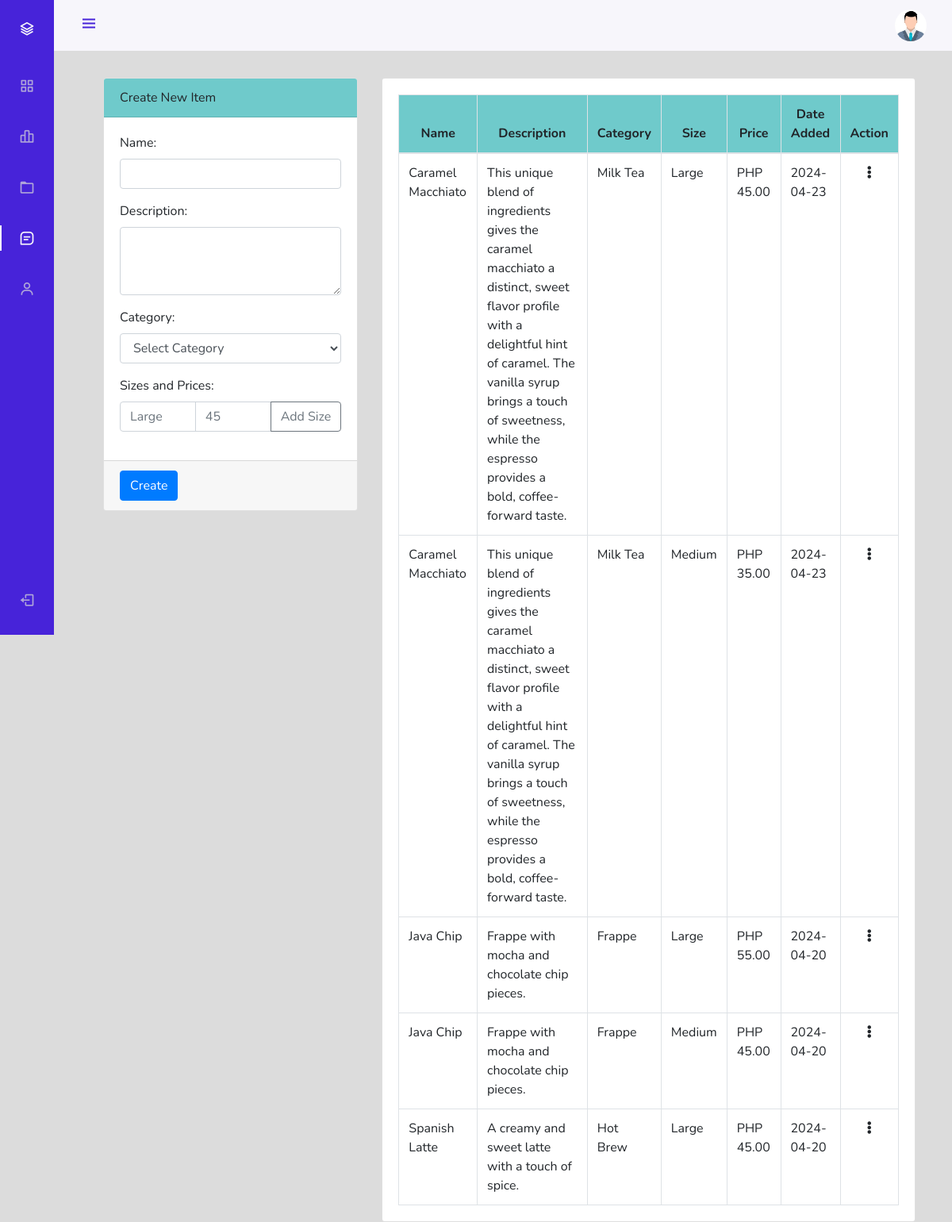
Screenshot of /admin/index.php?page=menuManage (signed in) with the database file from the repository.
### tables this page shows
CREATE TABLE `prod` (
  `prodId` int NOT NULL,
  `prodName` varchar(255) NOT NULL,
  `prodDesc` text NOT NULL,
  `prodCategoryId` int NOT NULL,
  `prodPubDate` datetime NOT NULL DEFAULT CURRENT_TIMESTAMP
);

CREATE TABLE `categories` (
  `categoryId` int NOT NULL,
  `categoryName` varchar(255) NOT NULL,
  `categoryDesc` text NOT NULL,
  `categoryCreateDate` datetime NOT NULL DEFAULT CURRENT_TIMESTAMP
);

CREATE TABLE `prod_sizes` (
  `prodId` int NOT NULL,
  `size` varchar(255) NOT NULL,
  `price` int NOT NULL
);

### admin/menuManage.php (the view, shortened to what this page needs)
<div class="container-fluid" style="margin-top:98px">
	<div class="col-lg-12">
		<div class="row">
			<div class="col-md-4">
				<form action="partials/_menuManage.php" method="post" enctype="multipart/form-data">
					<div class="card">
						<div class="card-header" style="background-color: rgb(111 202 203);">
							Create New Item
						</div>
						<div class="card-body">
							<div class="form-group">
								<label class="control-label">Name: </label>
								<input type="text" class="form-control" name="name" required>
							</div>
							<div class="form-group">
								<label class="control-label">Description: </label>
								<textarea cols="30" rows="3" class="form-control" name="description" required></textarea>
							</div>
							<div class="form-group">
								<label class="control-label">Category: </label>
								<select class="form-control" name="categoryId" required>
									<option value="" disabled selected>Select Category</option>
								</select>
							</div>
							<div class="form-group">
								<label class="control-label">Sizes and Prices:</label>
								<div class="input-group mb-3">
									<input type="text" class="form-control" placeholder="Large" name="sizes[]">
									<input type="number" class="form-control" placeholder="45" name="prices[]">
									<div class="input-group-append">
										<button class="btn btn-outline-secondary" type="button" onclick="addSize()">Add Size</button>
									</div>
								</div>
							</div>
						</div>
						<div class="card-footer">
							<button type="submit" name="createItem" class="btn btn-primary">Create</button>
						</div>
					</div>
				</form>
			</div>
			<div class="col-md-8">
				<div class="card">
					<div class="card-body">
						<table class="table table-bordered table-hover mb-0">
							<thead style="background-color: rgb(111 202 203);">
								<tr>
									<th class="text-center">Name</th>
									<th class="text-center">Description</th>
									<th class="text-center">Category</th>
									<th class="text-center">Size</th>
									<th class="text-center">Price</th>
									<th class="text-center">Date Added</th>
									<th class="text-center">Action</th>
								</tr>
							</thead>
							<tbody>
								<?php
								$sql = "SELECT p.prodId, p.prodName, p.prodDesc, p.prodPubDate, ps.size, ps.price, c.categoryName
                            FROM prod p
                            JOIN prod_sizes ps ON p.prodId = ps.prodId
                            JOIN categories c ON p.prodCategoryId = c.categoryId
                            ORDER BY p.prodPubDate DESC";
								$result = mysqli_query($conn, $sql);
								while ($row = mysqli_fetch_assoc($result)) {
									echo "<tr>
                            <td>{$row['prodName']}</td>
                            <td>{$row['prodDesc']}</td>
							<td>{$row['categoryName']}</td>
                            <td>{$row['size']}</td>
                            <td>PHP {$row['price']}.00</td>
                            <td>" . date('Y-m-d', strtotime($row['prodPubDate'])) . "</td>
							<td class='text-center'>
									<div class='dropdown'>
										<i class='fas fa-ellipsis-v' id='dropdownMenuButton{$row['prodId']}' data-toggle='dropdown' aria-haspopup='true' aria-expanded='false' style='cursor: pointer;'></i>
										<div class='dropdown-menu' aria-labelledby='dropdownMenuButton{$row['prodId']}'>
											<a class='dropdown-item' href='#' data-toggle='modal' data-target='#updateItem{$row['prodId']}'>Edit</a>
											<a class='dropdown-item text-danger' href='#' onclick='confirmDeletion(\"{$row['prodId']}\")'>Remove</a>
										</div>
									</div>
								</td>
                          </tr>";
								}
								?>
							</tbody>
						</table>
					</div>
				</div>
			</div>
		</div>
	</div>
</div>

### admin/assetsForSideBar/css/styles.css (style rules this page uses)
:root { --header-height: 3rem; --nav-width: 68px; --first-color: #4723D9; --first-color-light: #AFA5D9; --white-color: #F7F6FB; --body-font: 'Nunito', sans-serif; --normal-font-size: 1rem; --z-fixed: 100; }
*,::before,::after { box-sizing: border-box; }
body { position: relative; margin: var(--header-height) 0 0 0; padding: 0 1rem; font-family: var(--body-font); font-size: var(--normal-font-size); transition: .5s; }
@media screen and (min-width: 768px) { body { margin: calc(var(--header-height) + 1rem) 0 0 0; padding-left: calc(var(--nav-width) + 2rem); } }

### rows the page displays
prod: prodName "Caramel Macchiato", prodDesc "This unique blend of ingredients gives the caramel macchiato a distinct, sweet flavor profile with a delightful hint of caramel. The vanilla syrup brings a touch of sweetness, while the espresso provides a bold, coffee-forward taste.", prodCategoryId.categoryName "Milk Tea", prod_sizes.size "Large", prod_sizes.price "45", prodPubDate "2024-04-23", prod_sizes.size "Medium", prod_sizes.price "35"
prod: prodName "Java Chip", prodDesc "Frappe with mocha and chocolate chip pieces.", prodCategoryId.categoryName "Frappe", prod_sizes.size "Large", prod_sizes.price "55", prodPubDate "2024-04-20", prod_sizes.size "Medium", prod_sizes.price "45"
prod: prodName "Spanish Latte", prodDesc "A creamy and sweet latte with a touch of spice.", prodCategoryId.categoryName "Hot Brew", prod_sizes.size "Large", prod_sizes.price "45", prodPubDate "2024-04-20"
